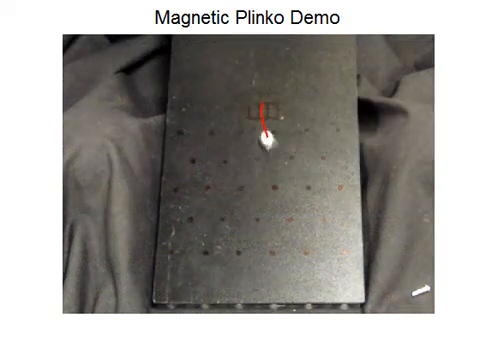
#> input picture frame 12 of analysis/irrationality_path_calibration/T360_SOURCE_GEORGIA_TECH_MAGNETIC_PLINKO_EXPERIMENT.mp4, 480 x 360 px
$ python t360_marker_candidate_debug.py
#> lines starting #> are read from the running program, lines starting #| are printed output that depends on the picture; after the words box and inside, x2 and y2 are one past the last pixel; in counts of white or black regions, pixels touching at a corner belong together
"""Inspect compact low-chroma bright components in the T360 public video."""

from pathlib import Path

import cv2
import matplotlib.pyplot as plt
import numpy as np


HERE = Path(__file__).resolve().parent
VIDEO = HERE / "T360_SOURCE_GEORGIA_TECH_MAGNETIC_PLINKO_EXPERIMENT.mp4"
RUN_RANGES = [(0, 22), (26, 44), (45, 67), (69, 101), (103, 122)]


def candidates(frame: np.ndarray) -> list[tuple[float, float, int, int, int, float]]:
    hsv = cv2.cvtColor(frame, cv2.COLOR_BGR2HSV)
    gray = cv2.cvtColor(frame, cv2.COLOR_BGR2GRAY)
    mask = ((gray >= 145) & (hsv[:, :, 1] <= 95)).astype(np.uint8) * 255
    mask[:82, :] = 0
    mask[344:, :] = 0
    mask[:, :105] = 0
    mask[:, 330:] = 0
    mask = cv2.morphologyEx(mask, cv2.MORPH_OPEN, np.ones((2, 2), np.uint8))
    n, labels, stats, centroids = cv2.connectedComponentsWithStats(mask)
    out = []
    for i in range(1, n):
        x, y, w, h, area = map(int, stats[i])
        if not (20 <= area <= 450 and 4 <= w <= 34 and 4 <= h <= 34):
            continue
        aspect = max(w / h, h / w)
        if aspect > 2.2:
            continue
        fill = area / (w * h)
        if fill < 0.18:
            continue
        cx, cy = centroids[i]
        out.append((float(cx), float(cy), area, w, h, float(fill)))
    return out


def distance_peaks(frame: np.ndarray) -> list[tuple[float, float, float]]:
    """Return thick bright-region centres; thin accumulated trails have low radius."""
    gray = cv2.cvtColor(frame, cv2.COLOR_BGR2GRAY)
    mask = (gray >= 145).astype(np.uint8)
    mask[:82, :] = 0
    mask[344:, :] = 0
    mask[:, :105] = 0
    mask[:, 330:] = 0
    dist = cv2.distanceTransform(mask, cv2.DIST_L2, 5)
    dilated = cv2.dilate(dist, np.ones((9, 9), np.uint8))
    peak_mask = ((dist >= dilated - 1e-6) & (dist >= 3.0)).astype(np.uint8)
    n, labels, stats, centroids = cv2.connectedComponentsWithStats(peak_mask)
    out = []
    for i in range(1, n):
        ys, xs = np.where(labels == i)
        if len(xs) == 0:
            continue
        values = dist[ys, xs]
        j = int(np.argmax(values))
        out.append((float(xs[j]), float(ys[j]), float(values[j])))
    return sorted(out, key=lambda row: row[2], reverse=True)


def main() -> None:
    cap = cv2.VideoCapture(str(VIDEO))
    if not cap.isOpened():
        raise RuntimeError("video did not open")
    frame_index = 0
    frames = []
    while True:
        ok, frame = cap.read()
#> frame is the input picture: shape (360, 480, 3); mean B, G, R 152, 156, 158.4
        if not ok:
            break
        frames.append(frame)
        cands = candidates(frame)
#> in candidates, `hsv = cv2.cvtColor(frame, cv2.COLOR_BGR2HSV)`: hsv: shape (360, 480, 3); mean H, S, V 19, 18.6, 158.6
#> in candidates, `mask = ((gray >= 145) & (hsv[:, :, 1] <= 95)).astype(np.uint8) * 255`:
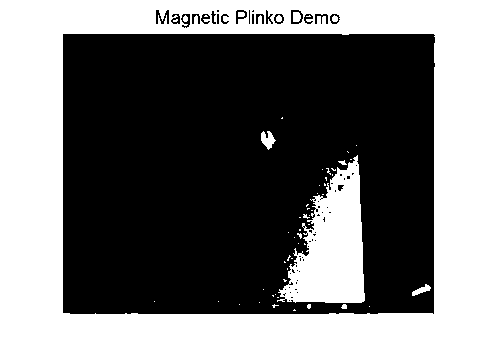
#> mask: shape (360, 480); 44% white; 57 white regions (46 under 20 px), largest, box (x1, y1, x2, y2) and area: (0, 0, 480, 360) 67895, (277, 155, 365, 303) 7393, (261, 131, 276, 150) 167
#> in candidates, `mask[:, 330:] = 0`: mask: shape (360, 480); 5.9% white; 40 white regions (37 under 20 px), largest, box (x1, y1, x2, y2) and area: (105, 313, 330, 344) 6760, (277, 183, 330, 303) 3119, (261, 131, 276, 150) 167
#> in candidates, `mask = cv2.morphologyEx(mask, cv2.MORPH_OPEN, np.ones((2, 2), np.uint8))`:
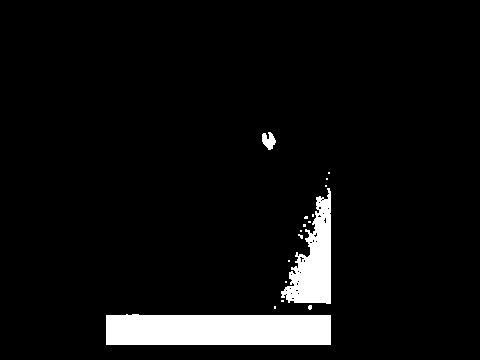
#> mask: shape (360, 480); 5.8% white; 17 white regions (14 under 20 px), largest, box (x1, y1, x2, y2) and area: (106, 314, 331, 345) 6759, (281, 188, 331, 304) 3001, (262, 132, 276, 150) 164
#> in candidates, `n, labels, stats, centroids = cv2.connectedComponentsWithStats(mask)`:
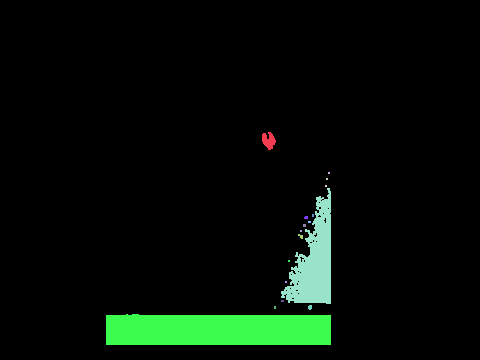
#> labels: shape (360, 480) int32; 18 distinct labels, from 0 to 17; one colour per label, 0 black
#> in candidates, `n, labels, stats, centroids = cv2.connectedComponentsWithStats(mask)`: n = 18; stats = 18 rows, first 6: [0, 0, 480, 360, 162776], [262, 132, 14, 18, 164], [328, 172, 2, 2, 4], [326, 178, 2, 2, 4], [325, 185, 2, 2, 4], [281, 188, 50, 116, 3001]; centroids = 18 rows, first 8: [239, 171.8], [268.3, 140.2], [328.5, 172.5], [326.5, 178.5], [325.5, 185.5], [313.9, 261.5], [312.5, 215], [305.6, 217.1]
#> the loop in candidates, `for i in range(1, n):` made 17 passes
#> (x, y, w, h, area) on passes 5, 17: (281, 188, 50, 116, 3001), (106, 314, 225, 31, 6759)
#> (x, y, w, h, area, aspect, fill, cx) on pass 1: (262, 132, 14, 18, 164, 1.29, 0.651, 268.3)
#> after the loop in candidates, `for i in range(1, n):`: out = [(268.3, 140.2, 164, 14, 18, 0.651)]
#> cands = [(268.3, 140.2, 164, 14, 18, 0.651)]
        compact = sorted(cands, key=lambda row: row[2], reverse=True)[:8]
#> compact = [(268.3, 140.2, 164, 14, 18, 0.651)]
        print(frame_index, compact, "DIST", distance_peaks(frame)[:8])
#> in distance_peaks, `mask = (gray >= 145).astype(np.uint8)`: mask: shape (360, 480); values 0 (black) and 1 (white), 44% white; 57 white regions (46 under 20 px), largest, box (x1, y1, x2, y2) and area: (0, 0, 480, 360) 67897, (277, 155, 365, 303) 7393, (261, 130, 276, 150) 174
#> in distance_peaks, `mask[:, 330:] = 0`:
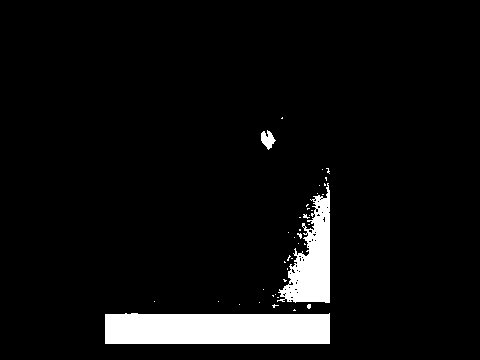
#> mask: shape (360, 480); values 0 (black) and 1 (white), 5.9% white; 40 white regions (37 under 20 px), largest, box (x1, y1, x2, y2) and area: (105, 313, 330, 344) 6760, (277, 183, 330, 303) 3119, (261, 130, 276, 150) 174
#> in distance_peaks, `dist = cv2.distanceTransform(mask, cv2.DIST_L2, 5)`:
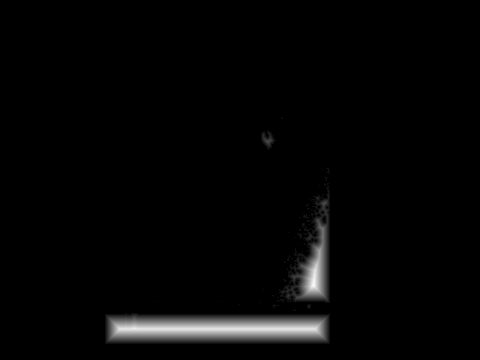
#> dist: shape (360, 480) float32; min 0, max 16.98, mean 0.388; drawn with min black and max white
#> in distance_peaks, `dilated = cv2.dilate(dist, np.ones((9, 9), np.uint8))`:
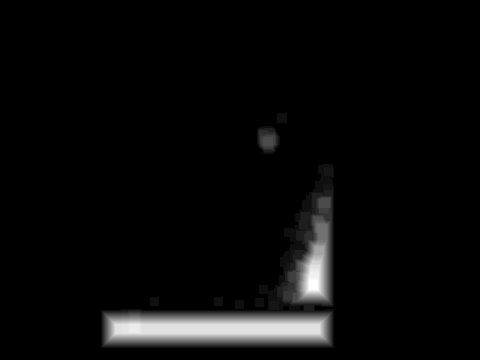
#> dilated: shape (360, 480) float32; min 0, max 16.98, mean 0.648; drawn with min black and max white
#> in distance_peaks, `peak_mask = ((dist >= dilated - 1e-6) & (dist >= 3.0)).astype(np.uint8)`:
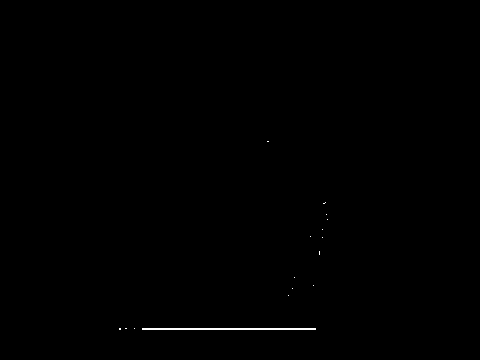
#> peak_mask: shape (360, 480); values 0 (black) and 1 (white), 0.22% white in thin lines or dots, all inside (x1, y1, x2, y2) = (119, 141, 328, 330)
#> in distance_peaks, `n, labels, stats, centroids = cv2.connectedComponentsWithStats(peak_ma..`: labels: shape (360, 480) int32; 17 distinct labels, from 0 to 16
#> in distance_peaks, `n, labels, stats, centroids = cv2.connectedComponentsWithStats(peak_ma..`: n = 17; stats = 17 rows, first 6: [0, 0, 480, 360, 172427], [267, 141, 2, 1, 2], [323, 202, 3, 2, 3], [326, 214, 1, 1, 1], [327, 219, 1, 1, 1], [322, 229, 1, 1, 1]; centroids = 17 rows, first 8: [239.5, 179.2], [267.5, 141], [324, 202.7], [326, 214], [327, 219], [322, 229], [310, 236], [322, 237]
#> the loop in distance_peaks, `for i in range(1, n):` made 16 passes
#> (ys, xs, values) on passes 1 to 11: ([141, 141], [267, 268], [5, 5]), ([202, 203, 203], [325, 323, 324], [5, 5, 5]), ([214], [326], [3.6]), ([219], [327], [3]), ([229], [322], [7.59]), ([236], [310], [3.2]), ([237], [322], [7.59]), ([251, 252, 253, 254], [319, 319, 319, 319], [11, 11, 11, 11]), ([277], [294], [4.2]), ([285], [313], [16.98]), ([288], [292], [3.2])
#> after the loop in distance_peaks, `for i in range(1, n):`: out = [(267, 141, 5), (325, 202, 5), (326, 214, 3.6), (327, 219, 3), (322, 229, 7.59), (310, 236, 3.2), (322, 237, 7.59), (319, 251, 11), (294, 277, 4.2), (313, 285, 16.98), (292, 288, 3.2), (288, 295, 3.6), (119, 328, 15), (125, 328, 15.2), (134, 328, 15.79), (142, 328, 15)]
#> (printed output is left out)
        frame_index += 1
    cap.release()

    for run_id, (start, stop) in enumerate(RUN_RANGES, start=1):
        indices = list(range(start, stop + 1))
        cols = 6
        rows = int(np.ceil(len(indices) / cols))
        fig, axes = plt.subplots(rows, cols, figsize=(13, 2.25 * rows), constrained_layout=True)
        axes = np.atleast_1d(axes).ravel()
        for ax, frame_index in zip(axes, indices):
            frame = frames[frame_index].copy()
            for cx, cy, area, w, h, _fill in candidates(frame):
                cv2.rectangle(
                    frame,
                    (int(cx - w / 2), int(cy - h / 2)),
                    (int(cx + w / 2), int(cy + h / 2)),
                    (0, 255, 0),
                    1,
                )
            for cx, cy, radius in distance_peaks(frame):
                cv2.circle(frame, (int(cx), int(cy)), max(3, int(radius)), (255, 255, 0), 1)
            ax.imshow(cv2.cvtColor(frame[80:344, 105:330], cv2.COLOR_BGR2RGB))
            ax.set_title(f"frame {frame_index}", fontsize=8)
            ax.set_axis_off()
        for ax in axes[len(indices):]:
            ax.set_axis_off()
        fig.suptitle(f"T360 marker candidates — run {run_id}", fontsize=13, fontweight="bold")
        fig.savefig(HERE / f"T360_DEBUG_RUN_{run_id}_CANDIDATES.png", dpi=160, facecolor="white")
        plt.close(fig)


if __name__ == "__main__":
    main()

$ run again, starting later in the video
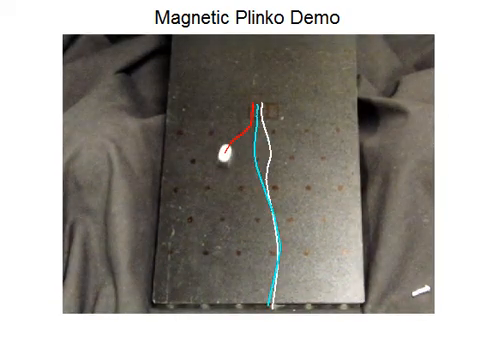
#> input picture frame 55 of analysis/irrationality_path_calibration/T360_SOURCE_GEORGIA_TECH_MAGNETIC_PLINKO_EXPERIMENT.mp4, 480 x 360 px
#> in main, frame is the input picture: shape (360, 480, 3); mean B, G, R 151, 156.4, 159.7
#> hsv: shape (360, 480, 3); mean H, S, V 15.7, 27.2, 160.4
#> in candidates, `mask = ((gray >= 145) & (hsv[:, :, 1] <= 95)).astype(np.uint8) * 255`:
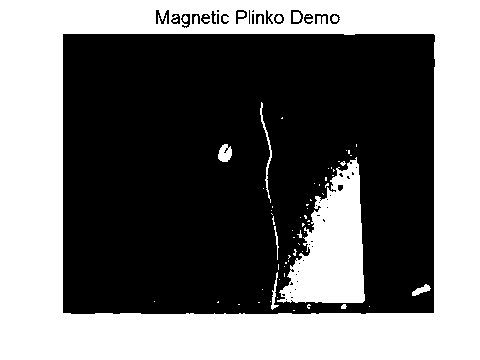
#> mask: shape (360, 480); 44.2% white; 69 white regions (56 under 20 px), largest, box (x1, y1, x2, y2) and area: (0, 0, 480, 360) 67988, (277, 157, 365, 303) 7287, (260, 102, 272, 203) 201
#> in candidates, `n, labels, stats, centroids = cv2.connectedComponentsWithStats(mask)`: n = 30; stats = 30 rows, first 6: [0, 0, 480, 360, 162377], [261, 104, 12, 72, 153], [219, 145, 14, 18, 182], [266, 177, 3, 12, 25], [326, 178, 2, 4, 8], [327, 184, 3, 3, 8]; centroids = 30 pairs, first value 218 to 328.1, second value 139.8 to 329.3
#> the loop in candidates, `for i in range(1, n):` made 29 passes
#> (x, y, w, h, area) on passes 1, 3, 6, 17, 29: (261, 104, 12, 72, 153), (266, 177, 3, 12, 25), (278, 189, 53, 115, 2995), (276, 233, 3, 13, 26), (106, 314, 225, 31, 6822)
#> after the loop in candidates, `for i in range(1, n):`: out = [(225.5, 154.2, 182, 14, 18, 0.722)]
#> in distance_peaks, `dilated = cv2.dilate(dist, np.ones((9, 9), np.uint8))`:
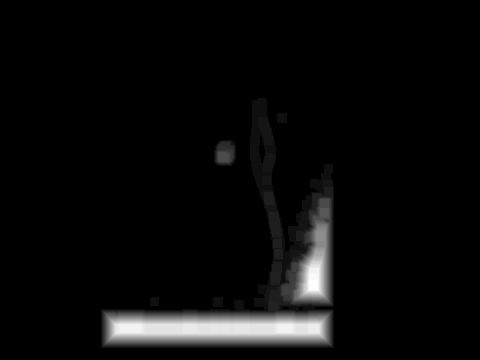
#> dilated: shape (360, 480) float32; min 0, max 16.79, mean 0.686; drawn with min black and max white
#> peak_mask: shape (360, 480); values 0 (black) and 1 (white), 0.13% white in thin lines or dots, all inside (x1, y1, x2, y2) = (125, 156, 325, 330)
#> in distance_peaks, `n, labels, stats, centroids = cv2.connectedComponentsWithStats(peak_ma..`: n = 30; stats = 30 rows, first 6: [0, 0, 480, 360, 172573], [222, 156, 1, 1, 1], [224, 157, 1, 1, 1], [324, 203, 1, 1, 1], [324, 212, 1, 1, 1], [320, 236, 1, 1, 1]; centroids = 30 pairs, first value 130 to 324, second value 156 to 328.5
#> the loop in distance_peaks, `for i in range(1, n):` made 29 passes
#> (ys, xs, values) on passes 1 to 5: ([156], [222], [5]), ([157], [224], [5]), ([203], [324], [5]), ([212], [324], [5.79]), ([236], [320], [9.39])
#> after the loop in distance_peaks, `for i in range(1, n):`: out = 29 items, first 6: (222, 156, 5), (224, 157, 5), (324, 203, 5), (324, 212, 5.79), (320, 236, 9.39), (321, 241, 9)
#> (printed output is left out)

$ run again, starting later in the video
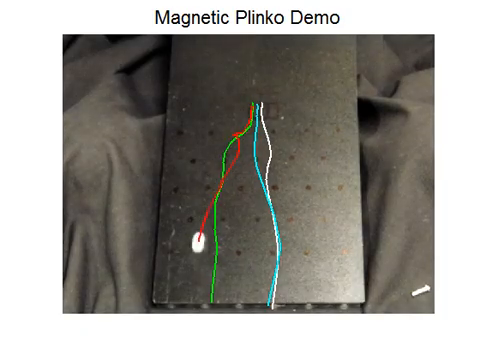
#> input picture frame 98 of analysis/irrationality_path_calibration/T360_SOURCE_GEORGIA_TECH_MAGNETIC_PLINKO_EXPERIMENT.mp4, 480 x 360 px
#> in main, frame is the input picture: shape (360, 480, 3); mean B, G, R 145.7, 151.2, 153.6
#> hsv: shape (360, 480, 3); mean H, S, V 17.7, 27, 154.8
#> in candidates, `mask = ((gray >= 145) & (hsv[:, :, 1] <= 95)).astype(np.uint8) * 255`:
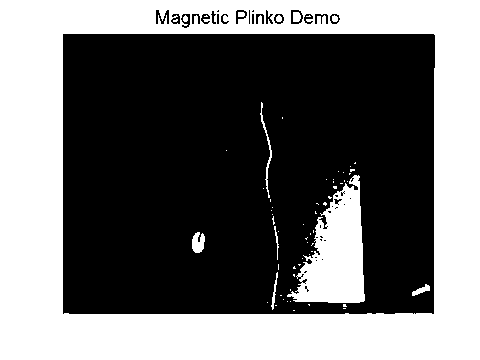
#> mask: shape (360, 480); 43.1% white; 65 white regions (53 under 20 px), largest, box (x1, y1, x2, y2) and area: (0, 0, 480, 360) 67830, (287, 175, 365, 303) 5590, (192, 232, 205, 253) 204
#> in candidates, `n, labels, stats, centroids = cv2.connectedComponentsWithStats(mask)`: n = 23; stats = 23 rows, first 6: [0, 0, 480, 360, 163666], [262, 104, 2, 5, 10], [261, 114, 7, 20, 43], [267, 135, 2, 2, 4], [267, 138, 6, 42, 89], [267, 181, 2, 6, 12]; centroids = 23 rows, first 8: [239.5, 172.2], [262.5, 106], [263.9, 123.6], [267.5, 135.5], [269.3, 158.5], [267.5, 183.5], [267.5, 188.5], [268.5, 191.5]
#> the loop in candidates, `for i in range(1, n):` made 22 passes
#> (x, y, w, h, area) on passes 4, 11, 16, 22: (267, 138, 6, 42, 89), (288, 209, 43, 95, 1868), (276, 233, 3, 11, 22), (106, 315, 225, 30, 6750)
#> after the loop in candidates, `for i in range(1, n):`: out = [(198.7, 243.5, 203, 13, 21, 0.744)]
#> in distance_peaks, `dilated = cv2.dilate(dist, np.ones((9, 9), np.uint8))`:
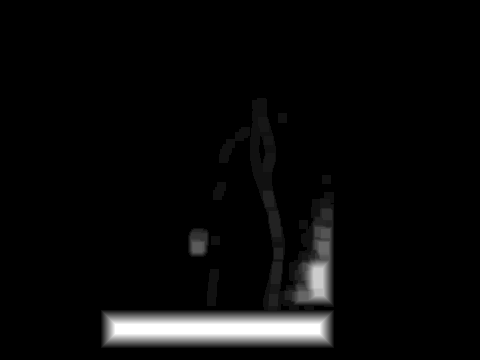
#> dilated: shape (360, 480) float32; min 0, max 15, mean 0.6; drawn with min black and max white
#> peak_mask: shape (360, 480); values 0 (black) and 1 (white), 0.24% white in thin lines or dots, all inside (x1, y1, x2, y2) = (119, 231, 326, 330)
#> in distance_peaks, `n, labels, stats, centroids = cv2.connectedComponentsWithStats(peak_ma..`: n = 10; stats = [[0, 0, 480, 360, 172384], [319, 231, 1, 1, 1], [325, 233, 1, 1, 1], [202, 238, 1, 2, 2], [197, 247, 1, 1, 1], [323, 246, 1, 2, 2], [318, 273, 1, 11, 11], [319, 289, 1, 3, 3], [303, 296, 1, 1, 1], [119, 328, 197, 2, 394]]; centroids = [[239.5, 179.1], [319, 231], [325, 233], [202, 238.5], [197, 247], [323, 246.5], [318, 278], [319, 290], [303, 296], [217, 328.5]]
#> the loop in distance_peaks, `for i in range(1, n):` made 9 passes
#> (ys, xs, values) on passes 1 to 2: ([231], [319], [4.2]), ([233], [325], [5])
#> after the loop in distance_peaks, `for i in range(1, n):`: out = [(319, 231, 4.2), (325, 233, 5), (202, 238, 3), (197, 247, 5.39), (323, 246, 6.2), (318, 273, 12), (319, 289, 11), (303, 296, 6), (119, 328, 15)]
#> (printed output is left out)
